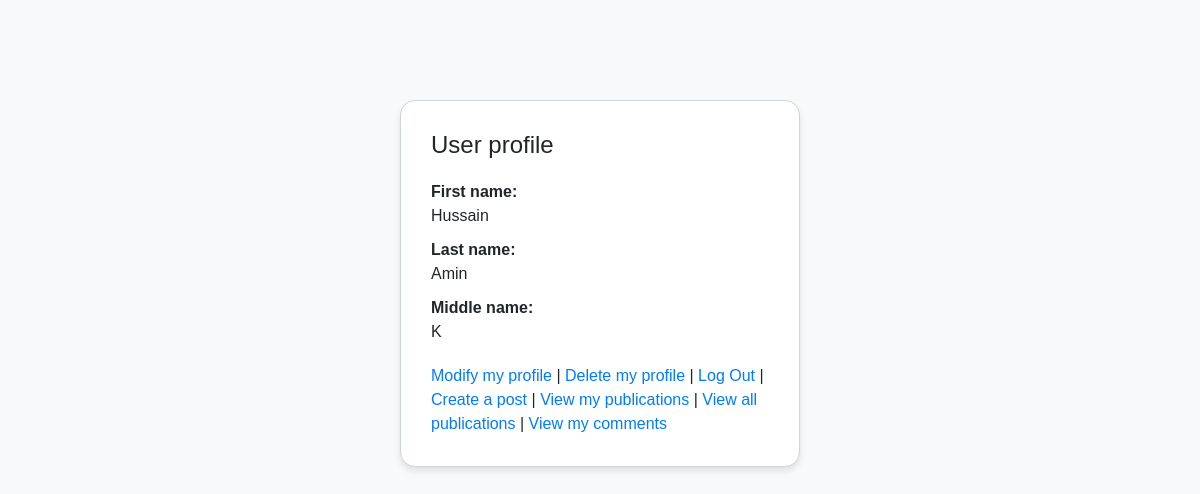
/Profile/index (signed in), run on the app's committed database.
### tables this page shows
CREATE TABLE `profile` (
  `profile_id` int(11) NOT NULL,
  `user_id` int(11) NOT NULL,
  `first_name` varchar(50) NOT NULL,
  `last_name` varchar(50) NOT NULL,
  `middle_name` varchar(50) NOT NULL
);

### app/core/Controller.php (called while the page is built, shortened)
<?php
class Controller
{
	function view($name, $data = null)
	{
		include ('app/views/' . $name . '.php');
	}
}

### app/controllers/Profile.php (called while the page is built, shortened)
<?php
class Profile extends \app\core\Controller
{
	#[\app\filters\HasProfile]
	public function index()
	{
		$profile = new \app\models\Profile();
		$profile = $profile->getForUser($_SESSION['user_id']);
		$this->view('Profile/index', $profile);
	}
}

### app/core/App.php (called while the page is built, shortened)
<?php
class App
{
    private $routes = [];
    public function addRoute($url, $handler)
    {
        $url = preg_replace('/{([^\/]+)}/', '(?<$1>[^\/]+)', $url);
        $this->routes[$url] = $handler;
    }
    public function resolve($url)
    {
        $matches = [];
        foreach ($this->routes as $routePattern => $controllerMethod) {
            if (preg_match("#^$routePattern$#", $url, $matches)) {
                $namedParams = array_filter(
                    $matches,
                    function ($key) {
                        return !is_numeric($key);
                    }
                    ,
                    ARRAY_FILTER_USE_KEY
                );
                return [$controllerMethod, $namedParams];
            }
        }
        return false;
    }
    function __construct()
    {
        $url = $_GET['url'];
        [$controllerMethod, $namedParams] = $this->resolve($url);
        [$controller, $method] = explode(',', $controllerMethod);
        $controllerInstance = new $controller();
        call_user_func_array([$controllerInstance, $method], $namedParams);
    }
}

### index.php (called while the page is built, shortened)
<?php
new App();

### app/models/Profile.php (called while the page is built, shortened)
<?php
class Profile extends \app\core\Model
{
	public function getForUser($user_id)
	{
		$SQL = 'SELECT * FROM profile WHERE user_id = :user_id';
		$STMT = self::$_conn->prepare($SQL);
		$STMT->execute(
			['user_id' => $user_id]
		);
		$STMT->setFetchMode(PDO::FETCH_CLASS, 'app\models\profile');
		return $STMT->fetch();
	}
}

### app/views/Profile/index.php (the view, shortened to what this page needs)
<html>
<head>
	<link href="https://cdn.jsdelivr.net/npm/bootstrap@5.3.2/dist/css/bootstrap.min.css" rel="stylesheet"
>
	<link rel="stylesheet" href="/app/styles.css">
</head>
<body>
	<div class='container'>
		<h1>User profile</h1>
		<dl>
			<dt>First name:</dt>
			<dd>
				<?= $data->first_name ?>
			</dd>
			<dt>Last name:</dt>
			<dd>
				<?= $data->last_name ?>
			</dd>
			<dt>Middle name:</dt>
			<dd>
				<?= $data->middle_name ?>
			</dd>
		</dl>
		<a href='/Profile/modify'>Modify my profile</a> |
		<a href='/Profile/delete'>Delete my profile</a> |
		<a href='/User/logout'>Log Out</a> |
		<a href='/Publication/createPost'>Create a post</a> |
		<a href='/Publication/personalPublication'>View my publications</a> |
		<a href='/Publication/viewAll'>View all publications</a> |
		<a href='/Comment/viewUserComments'>View my comments</a>
	</div>
</body>
</html>

### app/styles.css (style rules this page uses)
body { background-color: #f8f9fa; font-family: Arial, sans-serif; }
.container { margin-top: 100px; max-width: 400px; border: 1px solid #ced4da; border-radius: 15px; padding: 30px; background-color: #fff; box-shadow: 0 4px 6px rgba(0, 0, 0, 0.1); }
.container h1 { font-size: 24px; margin-bottom: 20px; }
.container dl { margin-bottom: 20px; }
.container dt { font-weight: bold; }
.container dd { margin-bottom: 10px; }
a { color: #007bff; text-decoration: none; }

### data on the page
profile: first_name "Hussain", last_name "Amin", middle_name "K"
